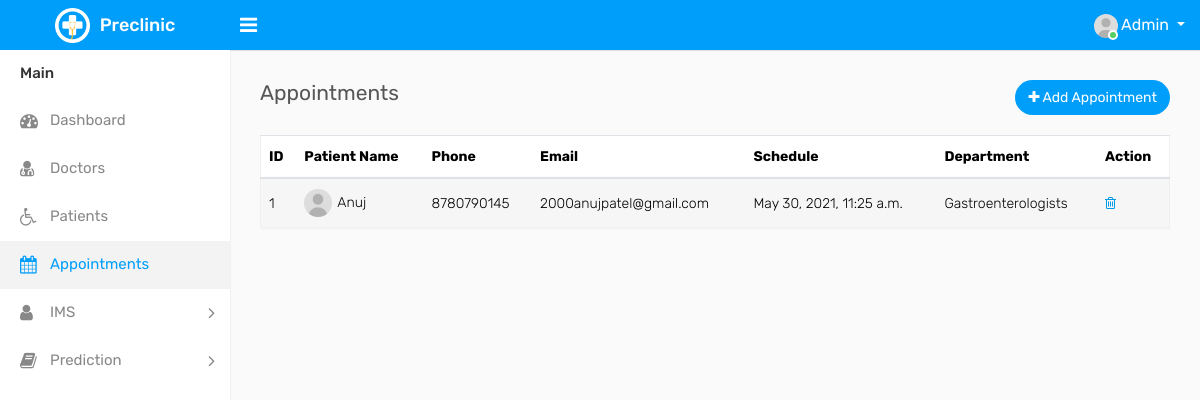
/book_app/show_app, run on the app's committed database.
### book_app/models.py (models this page shows, shortened)
class book(models.Model):
    name = models.CharField(max_length=500)
    phone = models.IntegerField()
    email = models.EmailField(max_length=100,unique=True)
    schedule = models.DateTimeField()
    DEPARTMENT_CHOICES = [
    ('Allergists', 'Allergists'),
    ('Anesthesiologists', 'Anesthesiologists'),
    ('Cardiologists', 'Cardiologists'),
    ('Dermatologists', 'Dermatologists'),
    ('Endocrinologists', 'Endocrinologists'),
    ('Gastroenterologists', 'Gastroenterologists'),
    ('Critical Care Medicine Specialists', 'Critical Care Medicine Specialists'),
    ('Emergency Medicine Specialists', 'Emergency Medicine Specialists'),
    ]
    department = models.CharField(max_length=1000, choices=DEPARTMENT_CHOICES)

### book_app/views.py (the view)
# urls.py: path('show_app',views.show_appo , name = "show_app"),
def show_appo(request):
    results=book.objects.all()
    return render(request,'appointments.html',{'book':results})

### book_app/templates/appointments.html (shortened to what this page needs)
{% load static %}
<!DOCTYPE html>
<html lang="en">
<head>
    <link rel="stylesheet" type="text/css" href="{% static 'assets/css/bootstrap.min.css' %}">
    <link rel="stylesheet" type="text/css" href="{% static 'assets/css/font-awesome.min.css' %}">
    <link rel="stylesheet" type="text/css" href="{% static 'assets/css/select2.min.css' %}">
    <link rel="stylesheet" type="text/css" href="{% static 'assets/css/style.css' %}">
</head>
<body>
    <div class="main-wrapper">
        <div class="header">
			<div class="header-left">
				<a href="index-2.html" class="logo">
					<img src="{% static 'assets/img/logo.png' %}" width="35" height="35" alt=""> <span>Preclinic</span>
				</a>
			</div>
			<a id="toggle_btn" href="javascript:void(0);"><i class="fa fa-bars"></i></a>
            <ul class="nav user-menu float-right">
                <li class="nav-item dropdown has-arrow">
                    <a href="#" class="dropdown-toggle nav-link user-link" data-toggle="dropdown">
                        <span class="user-img"><img class="rounded-circle" src="{% static 'assets/img/user.jpg' %}" width="40" alt="Admin">
							<span class="status online"></span></span>
                        <span>Admin</span>
                    </a>
                </li>
            </ul>
        </div>
        <div class="sidebar" id="sidebar">
            <div class="sidebar-inner slimscroll">
                <div id="sidebar-menu" class="sidebar-menu">
                    <ul>
                        <li class="menu-title">Main</li>
                        <li>
                            <a href="{% url 'admin1:ind' %}"><i class="fa fa-dashboard"></i> <span>Dashboard</span></a>
                        </li>
						<li>
                            <a href="{% url 'admin1:doctors' %}"><i class="fa fa-user-md"></i> <span>Doctors</span></a>
                        </li>
                        <li>
                            <a href="{% url 'admin1:patients' %}"><i class="fa fa-wheelchair"></i> <span>Patients</span></a>
                        </li>
                        <li class="active">
                            <a href="{% url 'book_app:show_app' %}"><i class="fa fa-calendar"></i> <span>Appointments</span></a>
                        </li>
                        <li class="submenu">
							<a href="#"><i class="fa fa-user"></i> <span> IMS </span> <span class="menu-arrow"></span></a>
						 </li>
                        <li class="submenu">
							<a href="#"><i class="fa fa-book"></i> <span> Prediction </span> <span class="menu-arrow"></span></a>
						</li>
                    </ul>
                </div>
            </div>
        </div>
        <div class="page-wrapper">
            <div class="content">
                <div class="row">
                    <div class="col-sm-4 col-3">
                        <h4 class="page-title">Appointments</h4>
                    </div>
                    <div class="col-sm-8 col-9 text-right m-b-20">
                        <a href="{% url 'admin1:Appadd' %}" class="btn btn btn-primary btn-rounded float-right"><i class="fa fa-plus"></i> Add Appointment</a>
                    </div>
                </div>
				<div class="row">
					<div class="col-md-12">
						<div class="table-responsive">
							<table class="table table-striped custom-table">
								<thead>
									<tr>
										<th>ID</th>
										<th>Patient Name</th>
										<th>Phone</th>
                                        <th>Email</th>
                                        <th>Schedule</th>
										<th>Department</th>
                                        <th>Action</th>
									</tr>
								</thead>
								<tbody>
                                    {% if book %}
                                    {% for x in book %}
                                    <tr>
                                        <td>{{forloop.counter}}</td>
                                        <td><img width="28" height="28" src="{% static 'assets/img/user.jpg' %}" class="rounded-circle m-r-5" alt="">{{x.name}}</td>
                                        <td>{{x.phone}}</td>
                                        <td>{{x.email}}</td>
                                        <td>{{x.schedule}}</td>
                                        <td>{{x.department}}</td>
                                        <td><a href="{% url 'admin1:del_app' x.id %}" onclick="return confirm('Are You Sure You Want to Delete?')"><i class="fa fa-trash-o m-r-5"></i></a></td>
                                    </tr>
                                    {% endfor %}
                                    {% endif %}
								</tbody>
							</table>
						</div>
					</div>
                </div>
            </div>
		</div>
    </div>
</body>
</html>

### data on the page
book: name "Anuj", phone "8780790145", email "2000anujpatel@gmail.com", schedule "May 30, 2021, 11:25 a.m.", department "Gastroenterologists"
